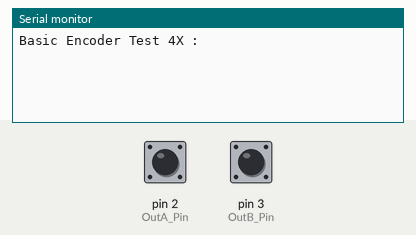
Simulated run of this sketch. Board: Arduino Uno, built with avr-gcc and run on an emulated ATmega328P. Shown: the last lines printed to the serial monitor. The test bench sets the inputs (shaded band); at power-on: pin 2 (OutA_Pin) HIGH, pin 3 (OutB_Pin) HIGH.

Above: at 1.2 s.
1.3 s: pin 2 (OutA_Pin) pulled LOW for 0.15 s
At 2.6 s:
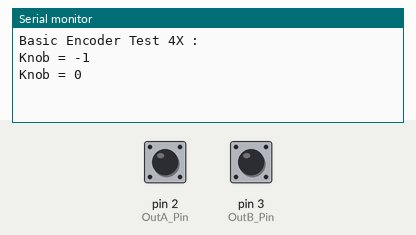
2.9 s: pin 3 (OutB_Pin) pulled LOW for 0.15 s
At 4.0 s:
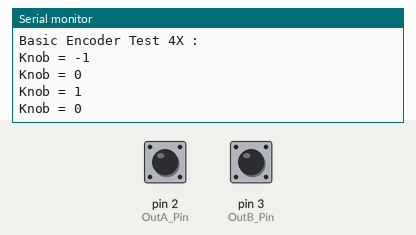
Timing chart, 0 to 5.9 s (numbered marks = the images above; inputs shaded):
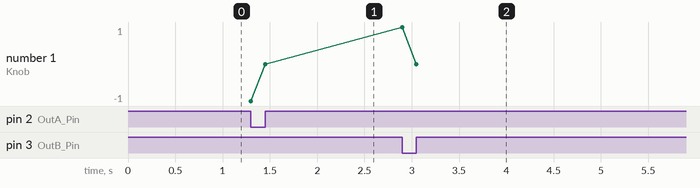

Measured:
- after the input at 1.3 s, the serial monitor: prints a new line at once (image 1)
- after the input at 2.9 s, the serial monitor: prints a new line at once (image 2)

The sketch:

Rotatory_encoder_4x.ino
```cpp
volatile int PositionKnob = 0;
volatile int NewPositionKnob = 0;
const byte OutA_Pin = 2; // interupt pin A
const byte OutB_Pin = 3; // interupt pin B

void setup()
{
  pinMode(OutA_Pin, INPUT_PULLUP);
  pinMode(OutB_Pin, INPUT_PULLUP);
  Serial.begin(9600);
  Serial.println("Basic Encoder Test 4X :");
  attachInterrupt(digitalPinToInterrupt(OutA_Pin), KnobA, CHANGE);
  attachInterrupt(digitalPinToInterrupt(OutB_Pin), KnobB, CHANGE);
}

void loop()
{
  if(PositionKnob != NewPositionKnob)
  {
    Serial.print("Knob = ");
    Serial.println(NewPositionKnob);
    PositionKnob = NewPositionKnob;
    // you could publish "PositionKnob" thru MQTT, serial port or take any other actions based on the result.
    // wait for a delay to avoid flooding the destination
    // Delay will have no effect on the reading of the rotatory because interrupts are prior to any other functions.
  }
}

void KnobA(void)
{
  if (digitalRead(OutA_Pin) == digitalRead(OutB_Pin))
  {
    NewPositionKnob++;
  }
  else
  {
    NewPositionKnob--;
  }
}

void KnobB(void)
{
  if (digitalRead(OutA_Pin) == digitalRead(OutB_Pin))
  {
    NewPositionKnob--;
  }
  else
  {
    NewPositionKnob++;
  }
}
```
